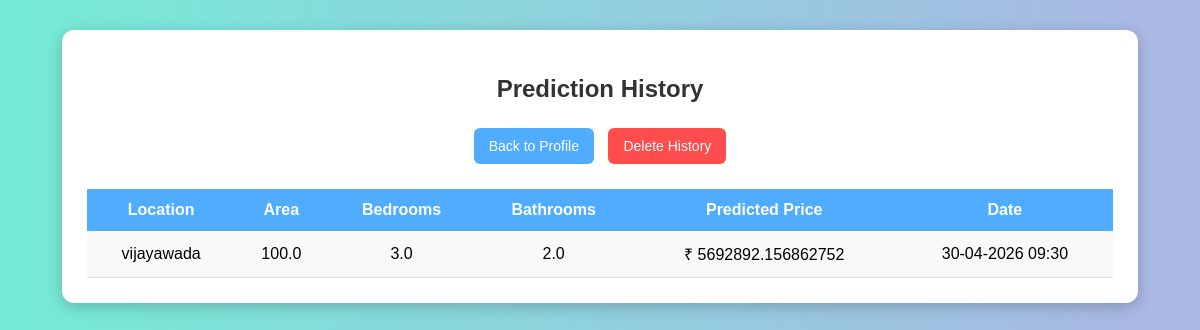
The app's page /history (signed in), older data.
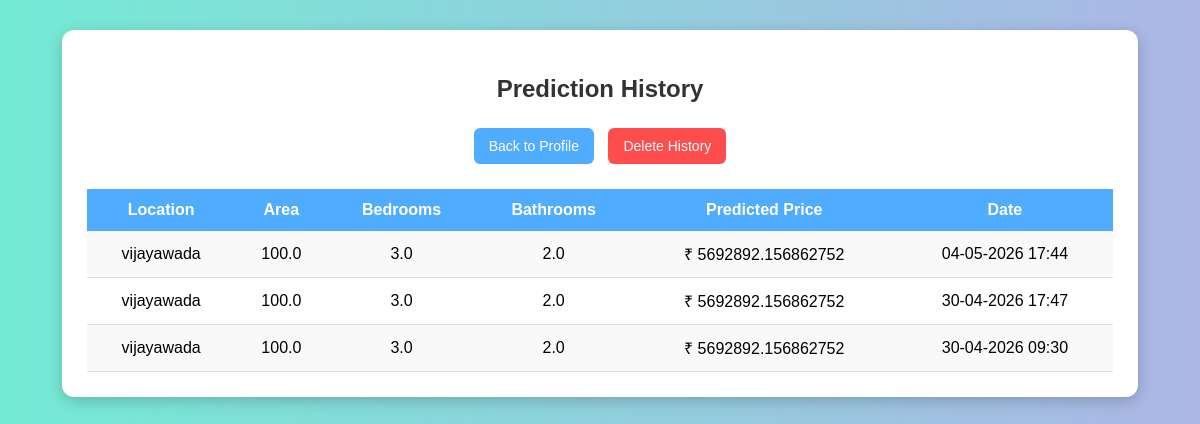
The same page, newer data.
### app.py (models this page shows)
class PredictionHistory(db.Model):
    id = db.Column(db.Integer, primary_key=True)
    username = db.Column(db.String(100), nullable=False)
    location = db.Column(db.String(100), nullable=False)
    area = db.Column(db.Float, nullable=False)
    bedrooms = db.Column(db.Float, nullable=False)
    bathrooms = db.Column(db.Float, nullable=False)
    predicted_price = db.Column(db.Float, nullable=False)
    timestamp = db.Column(db.DateTime, default=datetime.utcnow)

### app.py (the view)
@app.route("/history")
def history():
    if "user" not in session:
        return redirect(url_for("login"))
    username = session["user"]
    records = PredictionHistory.query.filter_by(username=username)\
        .order_by(PredictionHistory.timestamp.desc()).all()
    return render_template("history.html", records=records)

### templates/history.html (shortened to what this page needs)
<!DOCTYPE html>
<html lang="en">
<head>
</head>
<body>
<div class="container">
    <h2>Prediction History</h2>
    <div class="button-group">
        <a href="{{ url_for('profile') }}">Back to Profile</a>
        <form action="{{ url_for('delete_history') }}" method="POST"
              onsubmit="return confirm('Are you sure you want to delete all history?');">
            <button type="submit" class="delete-btn">Delete History</button>
        </form>
    </div>
    {% if records %}
    <table>
        <tr>
            <th>Location</th>
            <th>Area</th>
            <th>Bedrooms</th>
            <th>Bathrooms</th>
            <th>Predicted Price</th>
            <th>Date</th>
        </tr>
        {% for record in records %}
        <tr>
            <td>{{ record.location }}</td>
            <td>{{ record.area }}</td>
            <td>{{ record.bedrooms }}</td>
            <td>{{ record.bathrooms }}</td>
            <td>₹ {{ record.predicted_price }}</td>
            <td>{{ record.timestamp.strftime('%d-%m-%Y %H:%M') }}</td>
        </tr>
        {% endfor %}
    </table>
    {% else %}
    <div class="no-data">
        No prediction history found.
    </div>
    {% endif %}
</div>
</body>
</html>

### templates/history.html (style rules this page uses)
body { font-family: Arial, sans-serif; background: linear-gradient(to right, #74ebd5, #ACB6E5); margin: 0; padding: 30px; }
.container { width: 90%; margin: auto; background: white; padding: 25px; border-radius: 12px; box-shadow: 0px 4px 15px rgba(0,0,0,0.2); }
h2 { text-align: center; margin-bottom: 20px; color: #333; }
.button-group { text-align: center; margin-bottom: 20px; }
.button-group a, .button-group button { text-decoration: none; padding: 10px 15px; border: none; background: #4facfe; color: white; border-radius: 6px; margin: 5px; display: inline-block; cursor: pointer; font-size: 14px; }
.button-group button.delete-btn { background: #ff4d4d; }
table { width: 100%; border-collapse: collapse; }
table th { background: #4facfe; color: white; padding: 12px; text-align: center; }
table td { padding: 12px; text-align: center; border-bottom: 1px solid #ddd; }
table tr:nth-child(even) { background: #f9f9f9; }
form { display: inline; }

Row changes from the older to the newer data that the page shows:
added PredictionHistory: location "vijayawada", area "100.0", bedrooms "3.0", bathrooms "2.0", predicted_price "5692892.156862752", timestamp "04-05-2026 17:44"
added PredictionHistory: location "vijayawada", area "100.0", bedrooms "3.0", bathrooms "2.0", predicted_price "5692892.156862752", timestamp "30-04-2026 17:47"
